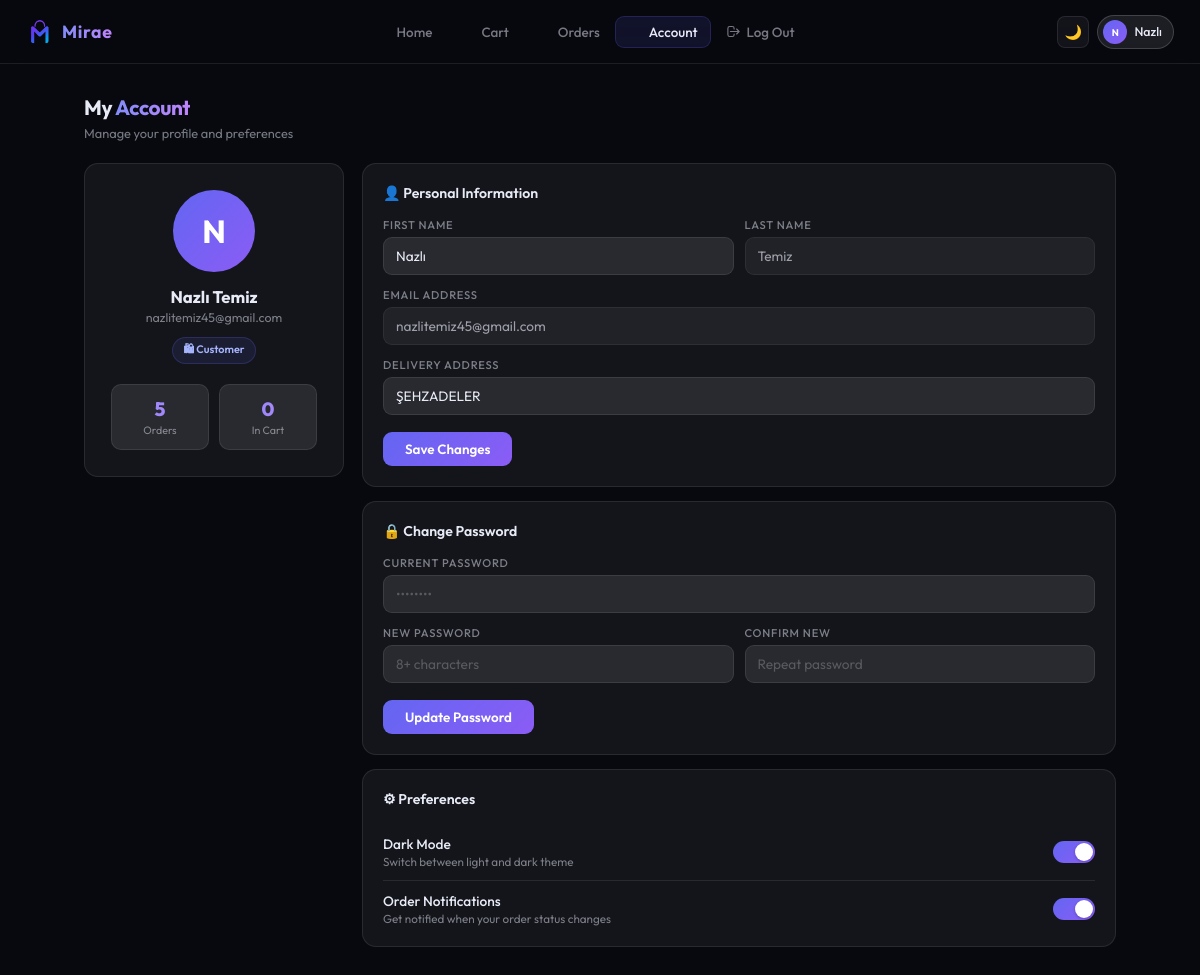
/customer/cust_account.php (signed in), run on the app's committed database.
### tables this page shows
CREATE TABLE `users` (
  `id` int(11) NOT NULL,
  `name` varchar(100) NOT NULL,
  `email` varchar(100) NOT NULL,
  `password` varchar(255) NOT NULL,
  `address` varchar(255) DEFAULT NULL,
  `role` enum('admin','manager','customer') NOT NULL DEFAULT 'customer'
);

### customer/cust_account.php (the view, shortened to what this page needs)
<?php
include "../connect.php";
$cid = $_SESSION["id"];
$sql = "SELECT * FROM users WHERE id='$cid'";
$result = mysqli_query($conn, $sql);
$user = mysqli_fetch_assoc($result);
$sql = "SELECT COUNT(*) as c FROM orders WHERE customer_id='$cid'";
$result = mysqli_query($conn, $sql);
$row = mysqli_fetch_assoc($result);
$order_count = $row["c"];
$sql = "SELECT COUNT(*) as c FROM cart WHERE customer_id='$cid'";
$result = mysqli_query($conn, $sql);
$row = mysqli_fetch_assoc($result);
$cart_count2 = $row["c"];
$nameParts = explode(" ", $user["name"], 2);
if(isset($nameParts[0])){ $fname = $nameParts[0]; } else { $fname = ""; }
if(isset($nameParts[1])){ $lname = $nameParts[1]; } else { $lname = ""; }
?>
<!DOCTYPE html>
<html lang="en">
<head>
  <link rel="stylesheet" href="mirae.css"/>
</head>
<body>
<?php include "nav.php"; ?>
<div class="pg">
  <div class="ptitle">My <span>Account</span></div>
  <div class="psub">Manage your profile and preferences</div>
  <div class="acc-wrap">
    <div>
      <div class="profile-card">
        <div class="p-avatar"><?= strtoupper(substr($user["name"],0,1)) ?></div>
        <div class="p-name"><?= htmlspecialchars($user["name"]) ?></div>
        <div class="p-email"><?= htmlspecialchars($user["email"]) ?></div>
        <span class="p-role">&#128717; Customer</span>
        <div style="display:grid;grid-template-columns:1fr 1fr;gap:10px;margin-top:20px;">
          <div style="background:var(--surf2);border:1px solid var(--bdr);border-radius:10px;padding:12px;text-align:center;">
            <div style="font-size:1.2rem;font-weight:800;background:var(--gtext);-webkit-background-clip:text;-webkit-text-fill-color:transparent;"><?= $order_count ?></div>
            <div style="font-size:.67rem;color:var(--mut);margin-top:2px;">Orders</div>
          </div>
          <div style="background:var(--surf2);border:1px solid var(--bdr);border-radius:10px;padding:12px;text-align:center;">
            <div style="font-size:1.2rem;font-weight:800;background:var(--gtext);-webkit-background-clip:text;-webkit-text-fill-color:transparent;"><?= $cart_count2 ?></div>
            <div style="font-size:.67rem;color:var(--mut);margin-top:2px;">In Cart</div>
          </div>
        </div>
      </div>
    </div>
    <div class="acc-sections">
      <div class="acc-card">
        <div class="ac-title">&#128100; Personal Information</div>
        <form method="post" action="cust_account.php">
          <div class="frow">
            <div class="fld">
              <label class="flbl">First Name</label>
              <input class="finp" type="text" name="name" value="<?= htmlspecialchars($fname) ?>" placeholder="First name"/>
            </div>
            <div class="fld">
              <label class="flbl">Last Name</label>
              <input class="finp" type="text" value="<?= htmlspecialchars($lname) ?>" placeholder="Last name" readonly/>
            </div>
          </div>
          <div class="fld">
            <label class="flbl">Email Address</label>
            <input class="finp" type="email" value="<?= htmlspecialchars($user["email"]) ?>" readonly/>
          </div>
          <div class="fld">
            <label class="flbl">Delivery Address</label>
            <input class="finp" type="text" name="address" value="<?= htmlspecialchars($user["address"] ?? '') ?>" placeholder="123 Main St, City, Country"/>
          </div>
          <button type="submit" name="save_profile" class="save-btn">Save Changes</button>
        </form>
      </div>
      <div class="acc-card">
        <div class="ac-title">&#128274; Change Password</div>
        <form method="post" action="cust_account.php">
          <div class="fld">
            <label class="flbl">Current Password</label>
            <input class="finp" type="password" name="current_pw" placeholder="&bull;&bull;&bull;&bull;&bull;&bull;&bull;&bull;"/>
          </div>
          <div class="frow">
            <div class="fld">
              <label class="flbl">New Password</label>
              <input class="finp" type="password" name="new_pw" placeholder="8+ characters"/>
            </div>
            <div class="fld">
              <label class="flbl">Confirm New</label>
              <input class="finp" type="password" name="confirm_pw" placeholder="Repeat password"/>
            </div>
          </div>
          <button type="submit" name="change_password" class="save-btn">Update Password</button>
        </form>
      </div>
      <div class="acc-card">
        <div class="ac-title">&#9881; Preferences</div>
        <div class="tog-row">
          <div>
            <div class="tog-lbl">Dark Mode</div>
            <div class="tog-sub">Switch between light and dark theme</div>
          </div>
          <button class="tog" id="darkTog" onclick="toggleTheme()"></button>
        </div>
        <div class="tog-row">
          <div>
            <div class="tog-lbl">Order Notifications</div>
            <div class="tog-sub">Get notified when your order status changes</div>
          </div>
          <button class="tog on" onclick="this.classList.toggle('on')"></button>
        </div>
      </div>
    </div>
  </div>
</div>
</body>
</html>

### customer/mirae.css (style rules this page uses)
*, *::before, *::after { margin: 0; padding: 0; box-sizing: border-box; }
:root { --bg: #07090f; --surf: rgba(255, 255, 255, 0.05); --surf2: rgba(255, 255, 255, 0.09); --bdr: rgba(255, 255, 255, 0.09); --bdr2: rgba(255, 255, 255, 0.17); --txt: #e8eaf6; --mut: rgba(232, 234, 246, 0.5); --mut2: rgba(232, 234, 246, 0.25); --grad: linear-gradient(135deg, #6366f1, #8b5cf6); --gtext: linear-gradient(90deg, #818cf8, #c084fc); --ind: #6366f1; --nh: 64px; }
html { height: 100%; }
body { font-family: "Outfit", sans-serif; background: var(--bg); color: var(--txt); min-height: 100vh; transition: background 0.3s, color 0.3s; }
.pg { max-width: 1080px; margin: 0 auto; padding: calc(var(--nh) + 30px) 24px 52px; }
.ptitle { font-size: 1.3rem; font-weight: 700; margin-bottom: 5px; letter-spacing: -0.02em; }
.ptitle span { background: var(--gtext); -webkit-background-clip: text; -webkit-text-fill-color: transparent; }
.psub { font-size: 0.8rem; color: var(--mut); margin-bottom: 22px; }
.acc-wrap { display: grid; grid-template-columns: 260px 1fr; gap: 18px; align-items: start; }
.profile-card { background: var(--surf); border: 1px solid var(--bdr); border-radius: 14px; padding: 26px; text-align: center; }
.p-avatar { width: 82px; height: 82px; border-radius: 50%; background: var(--grad); margin: 0 auto 14px; display: flex; align-items: center; justify-content: center; font-size: 2rem; font-weight: 700; color: #fff; }
.p-name { font-size: 1.05rem; font-weight: 700; margin-bottom: 3px; }
.p-email { font-size: 0.78rem; color: var(--mut); margin-bottom: 12px; }
.p-role { display: inline-flex; align-items: center; padding: 3px 10px; border-radius: 100px; font-size: 0.68rem; font-weight: 600; background: rgba(99, 102, 241, 0.11); border: 1px solid rgba(99, 102, 241, 0.22); color: #a5b4fc; }
.acc-sections { display: flex; flex-direction: column; gap: 14px; }
.acc-card { background: var(--surf); border: 1px solid var(--bdr); border-radius: 14px; padding: 20px; }
.ac-title { font-size: 0.88rem; font-weight: 600; margin-bottom: 16px; display: flex; align-items: center; gap: 7px; }
.fld { margin-bottom: 13px; }
.flbl { display: block; font-size: 0.7rem; font-weight: 500; letter-spacing: 0.07em; text-transform: uppercase; color: var(--mut); margin-bottom: 5px; }
.finp { width: 100%; padding: 9px 12px; background: var(--surf2); border: 1px solid var(--bdr); border-radius: 9px; color: var(--txt); font-family: "Outfit", sans-serif; font-size: 0.855rem; outline: none; transition: border-color 0.2s; }
.finp::placeholder { color: var(--mut2); }
.finp:read-only { opacity: 0.65; cursor: default; }
.frow { display: grid; grid-template-columns: 1fr 1fr; gap: 11px; }
.tog-row { display: flex; align-items: center; justify-content: space-between; padding: 11px 0; border-bottom: 1px solid var(--bdr); }
.tog-row:last-child { border-bottom: none; padding-bottom: 0; }
.tog-lbl { font-size: 0.855rem; font-weight: 500; }
.tog-sub { font-size: 0.73rem; color: var(--mut); margin-top: 1px; }
.tog { width: 42px; height: 22px; border-radius: 11px; background: var(--bdr2); cursor: pointer; position: relative; transition: background 0.22s; flex-shrink: 0; border: none; }
.tog.on { background: var(--grad); }
.tog::after { content: ""; position: absolute; top: 2px; left: 2px; width: 18px; height: 18px; border-radius: 50%; background: #fff; transition: transform 0.22s; box-shadow: 0 1px 3px rgba(0, 0, 0, 0.25); }
.tog.on::after { transform: translateX(20px); }
.save-btn { display: inline-flex; align-items: center; justify-content: center; padding: 9px 22px; border: none; border-radius: 9px; background: var(--grad); color: #fff; font-family: "Outfit", sans-serif; font-size: 0.84rem; font-weight: 600; cursor: pointer; transition: opacity 0.17s; margin-top: 4px; }

### data on the page
users: name "N", name "Nazlı Temiz", email "nazlitemiz45@gmail.com", name "Nazlı", name "Temiz", address "ŞEHZADELER"

### other printed values
$item['label'] "Home"
$item['label'] "Cart"
$item['label'] "Orders"
$item['label'] "Account"
substr($_SESSION["name"],0,1) "N"
explode(" ",$_SESSION["name"])[0] "Nazlı"
$order_count "5"
$cart_count2 "0"
